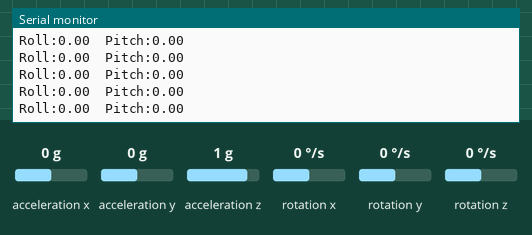
Bench run of a sketch on a simulated Arduino Uno, built with avr-gcc and run on an emulated ATmega328P. On the bench: the last lines printed to the serial monitor. The test bench sets the inputs (shaded band); at power-on: acceleration z 1 g, acceleration y 0 g, acceleration x 0 g, rotation x 0 °/s, rotation y 0 °/s, rotation z 0 °/s.

Above: at 1.2 s.
1.3 s: acceleration z set to 0 g
At 2.2 s:
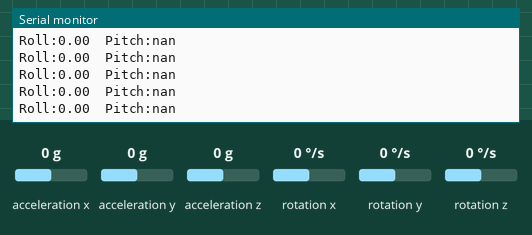
3.2 s: acceleration y set to -1.4 g
At 4.2 s:
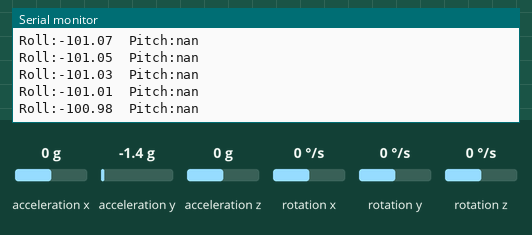
4.7 s: acceleration x set to -1.4 g
At 5.6 s:
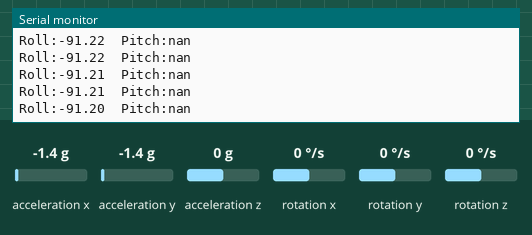
Timing chart, 0 to 6.4 s (numbered marks = the images above; inputs shaded):
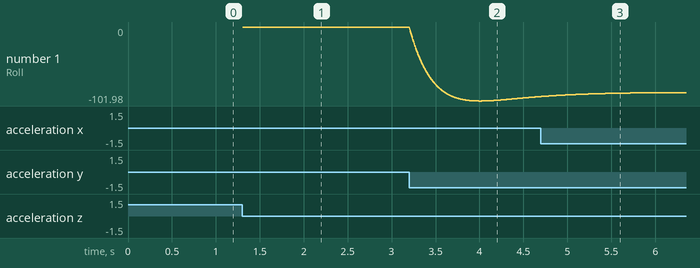

The sketch:

Test_Kalman2.ino
```cpp
#include <LSM6DS3.h>
#include <Kalman.h>
#include <Wire.h>

// 5/5/26 - KD - This works.  Lookin at wires: fwd, pitch is negative; back: pitch is positive


// Use the I2C address 0x6A for the onboard IMU
LSM6DS3 myIMU(I2C_MODE, 0x6A);
Kalman kalmanX;
Kalman kalmanY;

float accX, accY, accZ;
float gyroX, gyroY, gyroZ;
uint32_t timer;

void setup() {
    Serial.begin(115200);
    // Initialize the IMU
    if (myIMU.begin() != 0) {
        Serial.println("Device error");
    }

    // 1. Initial readings to set starting angle
    accX = myIMU.readFloatAccelX();
    accY = myIMU.readFloatAccelY();
    accZ = myIMU.readFloatAccelZ();

    // Calculate initial roll and pitch
    double roll  = atan2(accY, accZ) * RAD_TO_DEG;
    double pitch = atan(-accX / sqrt(accY * accY + accZ * accZ)) * RAD_TO_DEG;

    kalmanX.setAngle(roll);
    kalmanY.setAngle(pitch);
    timer = micros();
}

void loop() {
    // 2. Read Accelerometer axes individually
    accX = myIMU.readFloatAccelX();
    accY = myIMU.readFloatAccelY();
    accZ = myIMU.readFloatAccelZ();

    // 3. Read Gyroscope axes individually
    gyroX = myIMU.readFloatGyroX();
    gyroY = myIMU.readFloatGyroY();
    gyroZ = myIMU.readFloatGyroZ();

    // 4. Calculate delta time (dt)
    double dt = (double)(micros() - timer) / 1000000;
    timer = micros();

    // 5. Calculate source angles for the filter
    double roll  = atan2(accY, accZ) * RAD_TO_DEG;
    double pitch = atan(-accX / sqrt(accY * accY + accZ * accZ)) * RAD_TO_DEG;

    // 6. Apply Kalman Filter
    double kalAngleX = kalmanX.getAngle(roll, gyroX, dt);
    double kalAngleY = kalmanY.getAngle(pitch, gyroY, dt);

    // Output results
    Serial.print("Roll:"); Serial.print(kalAngleX); Serial.print("\t");
    Serial.print("Pitch:"); Serial.println(kalAngleY);
}
```

Measured:
- after the input at 1.3 s, the serial monitor: prints a new line at once (image 1)
- after the input at 3.2 s, the serial monitor: prints a new line at once (image 2)
- plotted number 1: 0 → -95.84 after the input at 3.2 s
